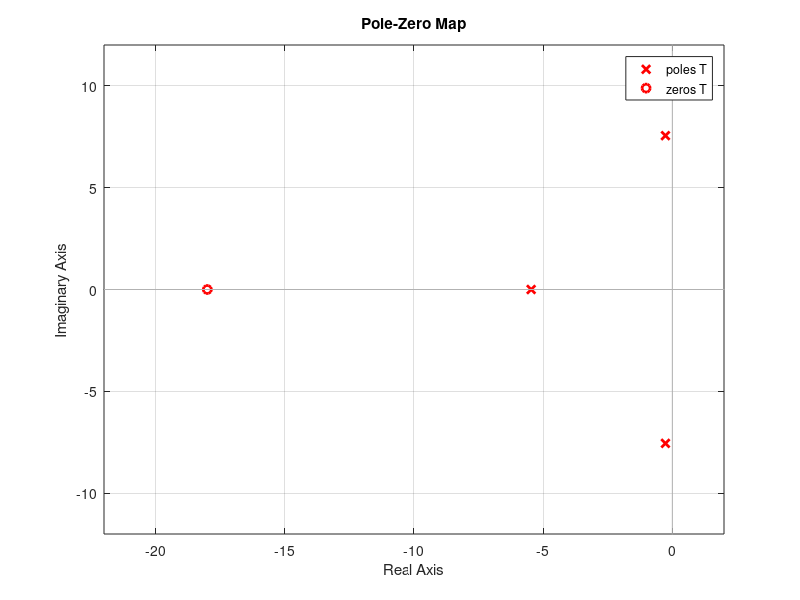

MATLAB code for this plot:
clc 
clear all %Bu ve üstteki clc beraber kullanılıldığında script çalıştırırken önceki değişkenlei workspaceden siler

num = [1 18]; % Transfer fonksiyonun pay kısmı
den = [1 6 60 312]; % Transfer fonksiyonun payda  kısmı

T = tf(num,den) % Transfer fonksiyonu oluşturan tf fonksiyonu bunda ; yok çünkü terminalde görmek istiyorum transfer fonksiyonunu

zeros = roots(num) %sistemin sıfırları
polar = roots(den) %sistemin kutupları

pzmap(T,'r') % pzmap kutupların ve sıfırların reel imajiner düzlemde konumlarını gösteren fonksiyon noktalar daha rahat gözüksün diye kırmızı yapmak için 'r' argümanı girildi fonksiyona
grid on % plotlarda grid2i açan komut rahat gözükmesi için açıltı gridler
